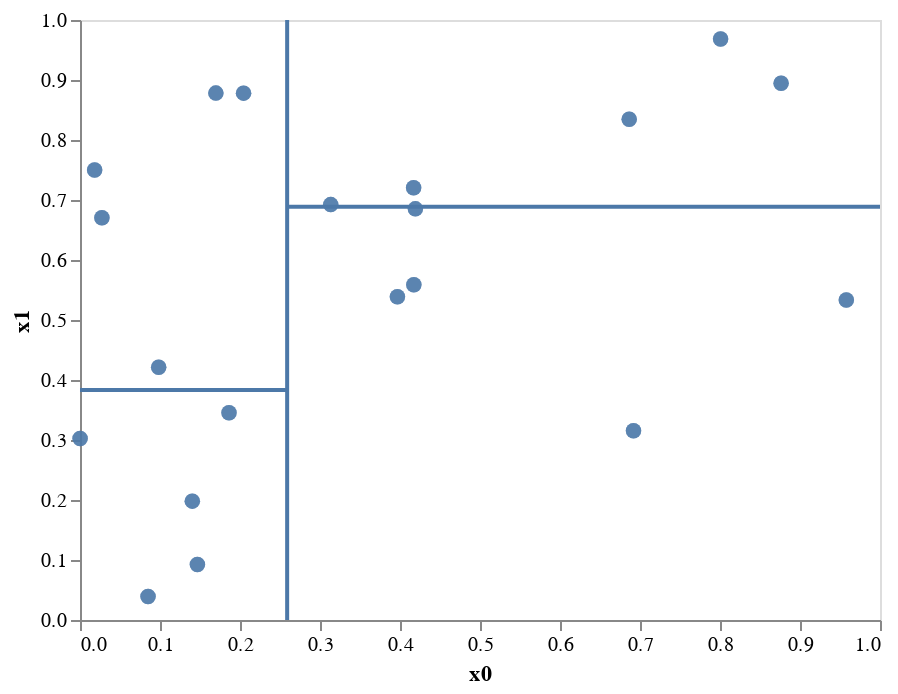

The notebook cell saved with this chart:
### Code cell
kdt.plot2d(depth=2)

### Figure 1 — Vega-Lite specification as saved in the notebook (floating-point values rounded to 4 significant figures)
{"config": {"view": {"continuousWidth": 400, "continuousHeight": 300}}, "layer": [{"data": {"name": "data-27c49ca2d2c0e4fe4f94f1d7c160a361"}, "mark": {"type": "circle", "size": 60}, "encoding": {"x": {"type": "quantitative", "axis": {"grid": false}, "field": "x0"}, "y": {"type": "quantitative", "axis": {"grid": false}, "field": "x1"}}}, {"data": {"name": "data-9bc712eec4862e0da7b537a787dfb3ee"}, "mark": "line", "encoding": {"x": {"type": "quantitative", "axis": {"grid": false}, "field": "x0"}, "y": {"type": "quantitative", "axis": {"grid": false}, "field": "x1"}}}, {"layer": [{"data": {"name": "data-7973e3913bac78a2baa4c4ec11621abd"}, "mark": {"type": "circle", "size": 60}, "encoding": {"x": {"type": "quantitative", "axis": {"grid": false}, "field": "x0"}, "y": {"type": "quantitative", "axis": {"grid": false}, "field": "x1"}}}, {"data": {"name": "data-e97518c52016479bcce556dfc5709844"}, "mark": "line", "encoding": {"x": {"type": "quantitative", "axis": {"grid": false}, "field": "x0"}, "y": {"type": "quantitative", "axis": {"grid": false}, "field": "x1"}}}], "encoding": {}}, {"layer": [{"data": {"name": "data-dd7c6600cc9575f5eda9bc467c82864d"}, "mark": {"type": "circle", "size": 60}, "encoding": {"x": {"type": "quantitative", "axis": {"grid": false}, "field": "x0"}, "y": {"type": "quantitative", "axis": {"grid": false}, "field": "x1"}}}, {"data": {"name": "data-8d3d33f07fb14f5590a66386df1a92e2"}, "mark": "line", "encoding": {"x": {"type": "quantitative", "axis": {"grid": false}, "field": "x0"}, "y": {"type": "quantitative", "axis": {"grid": false}, "field": "x1"}}}], "encoding": {}}], "encoding": {}, "$schema": "https://vega.github.io/schema/vega-lite/v4.8.1.json", "datasets": {"data-27c49ca2d2c0e4fe4f94f1d7c160a361": [{"x0": 0.417, "x1": 0.7203}, {"x0": 0.0001144, "x1": 0.3023}, {"x0": 0.1468, "x1": 0.09234}, {"x0": 0.1863, "x1": 0.3456}, {"x0": 0.3968, "x1": 0.5388}, {"x0": 0.4192, "x1": 0.6852}, {"x0": 0.2045, "x1": 0.8781}, {"x0": 0.02739, "x1": 0.6705}, {"x0": 0.4173, "x1": 0.5587}, {"x0": 0.1404, "x1": 0.1981}, {"x0": 0.8007, "x1": 0.9683}, {"x0": 0.3134, "x1": 0.6923}, {"x0": 0.8764, "x1": 0.8946}, {"x0": 0.08504, "x1": 0.03905}, {"x0": 0.1698, "x1": 0.8781}, {"x0": 0.09835, "x1": 0.4211}, {"x0": 0.9579, "x1": 0.5332}, {"x0": 0.6919, "x1": 0.3155}, {"x0": 0.6865, "x1": 0.8346}, {"x0": 0.01829, "x1": 0.7501}], "data-9bc712eec4862e0da7b537a787dfb3ee": [{"x0": 0.2589, "x1": 0.0}, {"x0": 0.2589, "x1": 1.0}], "data-7973e3913bac78a2baa4c4ec11621abd": [{"x0": 0.0001144, "x1": 0.3023}, {"x0": 0.01829, "x1": 0.7501}, {"x0": 0.02739, "x1": 0.6705}, {"x0": 0.08504, "x1": 0.03905}, {"x0": 0.09835, "x1": 0.4211}, {"x0": 0.1404, "x1": 0.1981}, {"x0": 0.1468, "x1": 0.09234}, {"x0": 0.1698, "x1": 0.8781}, {"x0": 0.1863, "x1": 0.3456}, {"x0": 0.2045, "x1": 0.8781}], "data-e97518c52016479bcce556dfc5709844": [{"x0": 0.0, "x1": 0.3833}, {"x0": 0.2589, "x1": 0.3833}], "data-dd7c6600cc9575f5eda9bc467c82864d": [{"x0": 0.3134, "x1": 0.6923}, {"x0": 0.3968, "x1": 0.5388}, {"x0": 0.417, "x1": 0.7203}, {"x0": 0.4173, "x1": 0.5587}, {"x0": 0.4192, "x1": 0.6852}, {"x0": 0.6865, "x1": 0.8346}, {"x0": 0.6919, "x1": 0.3155}, {"x0": 0.8007, "x1": 0.9683}, {"x0": 0.8764, "x1": 0.8946}, {"x0": 0.9579, "x1": 0.5332}], "data-8d3d33f07fb14f5590a66386df1a92e2": [{"x0": 0.2589, "x1": 0.6888}, {"x0": 1.0, "x1": 0.6888}]}}
